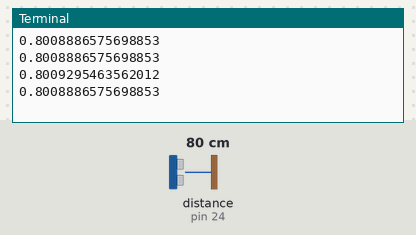
Recording of a program running on a simulated Raspberry Pi (header pin numbers). Parts: the last lines printed to the terminal. Inputs (shaded band) come from the test bench; at power-on: distance to the obstacle (sensor on pin 24) 80 cm. The echo pulse lasts 58.3 µs per cm; the clock reads 2024-03-15 10:24:30 at power-on unless the program sets it.

Above: at 1.2 s.
1.3 s: distance to the obstacle (sensor on pin 24) set to 2 cm
At 1.43 s:
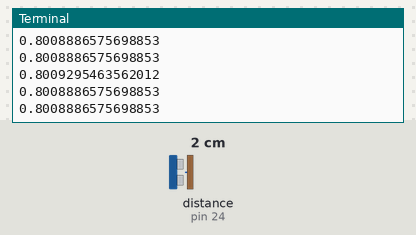
2.8 s: distance to the obstacle (sensor on pin 24) set to 4 cm
At 2.94 s:
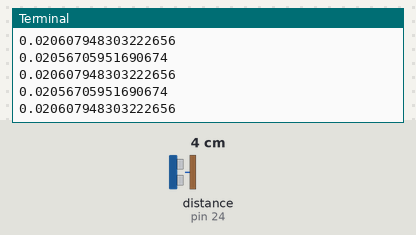
Timing chart, 0 to 5.8 s (numbered marks = the images above; inputs shaded):
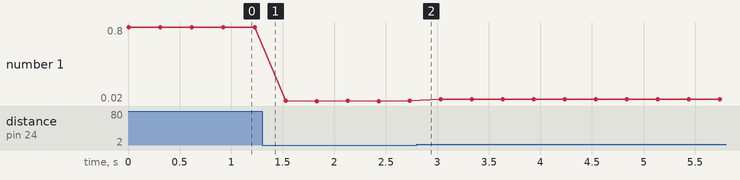

Measured:
- plotted number 1: 0.8 → 0.02 after the input at 1.3 s, 0.02 → 0.04 after the input at 2.8 s

The program:

EchoTest.py
```python
import RPi.GPIO as GPIO
import time
TRIG = 23   # GPIO23 (pin 16)
ECHO = 24   # GPIO24 (pin 18)
GPIO.setmode(GPIO.BOARD)  # Stay consistent with BOARD mode
GPIO.setup(TRIG, GPIO.OUT)
GPIO.setup(ECHO, GPIO.IN)
def get_distance():
    GPIO.output(TRIG, True)
    time.sleep(0.00001)
    GPIO.output(TRIG, False)

    start_time, stop_time = 0, 0

    while GPIO.input(ECHO) == 0:
        start_time = time.time()

    while GPIO.input(ECHO) == 1:
        stop_time = time.time()

    elapsed = stop_time - start_time
    distance = (elapsed * 343) / 2  # in meter
    return distance

while True:
    dist = get_distance()
    print(dist)
    time.sleep(.3)
```
